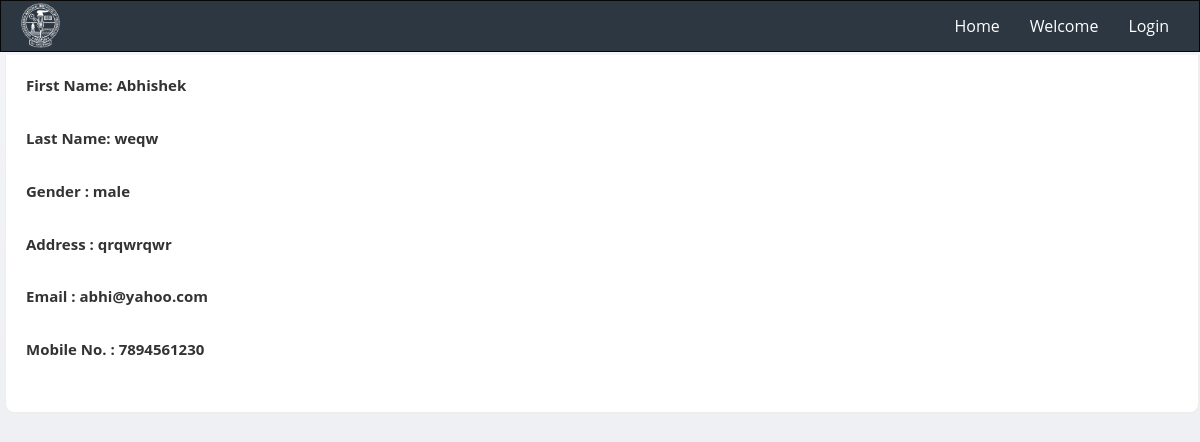
Page /dashboard/view_appl/6/ on the committed database.
### dashboard/models.py (models this page shows, shortened)
class Applications(models.Model):
    TITLES = {
        ('Mr', 'Mr.'),
        ('Ms', 'Ms.'),
        ('Mrs', 'Mrs.'),
    }
    GENDER = {
        ('male', 'Male'),
        ('female', 'Female'),
    }
    title = models.CharField(max_length=4, choices=TITLES)
    f_name = models.CharField(max_length=100)
    m_name = models.CharField(max_length=100)
    l_name = models.CharField(max_length=100)
    gender = models.CharField(max_length=4, choices=GENDER)
    dob = models.DateField(max_length=10)
    email = models.EmailField(max_length=100)
    mobile = models.IntegerField()
    address = models.CharField(max_length=250)
    city = models.CharField(max_length=50)
    state = models.CharField(max_length=50)
    country = models.CharField(max_length=50)
    zip = models.IntegerField()
    company = models.ForeignKey(Companies, null=True, unique=False)
    user = models.ForeignKey(MyUser, null=True, unique=False)

### dashboard/views.py (the view)
# urls.py: url(r'^view_appl/(?P<app_id>[0-9]+)/$', views.view_appl, name='view_appl'),
def view_appl(request, app_id):
    application = Applications.objects.get(pk=app_id)
    context = {
        'management_companies': Companies.objects.filter(company_type='Management'),
        'it_companies': Companies.objects.filter(company_type='IT'),
        'core_companies': Companies.objects.filter(company_type='Core'),
        'title': application.title,
        'f_name': application.f_name,
        'm_name': application.m_name,
        'l_name': application.l_name,
        'gender': application.gender,
        'dob': application.dob,
        'email': application.email,
        'mob_no': application.mobile,
        'address': application.address,
        'city': application.city,
        'state': application.state,
        'country': application.country,
        'zip': application.zip,
    }
    return render(request, 'dashboard/app.html', context)

### dashboard/templates/dashboard/app.html (shortened to what this page needs)
{% extends 'admn/base.html' %}
{% block content %}
    <div class="content-box-large box-with-header" id="info">
        <p><b>First Name: {{ f_name }}</b></p>
        <br>
        <p><b>Last Name: {{ l_name }}</b></p>
        <br>
        <p><b>Gender : {{ gender }}</b></p>
        <br>
        <p><b>Address : {{ address }}</b></p>
        <br>
        <p><b>Email : {{ email }}</b></p>
        <br>
        <p><b>Mobile No. : {{ mob_no }}</b></p>
        <br>
    </div>
{% endblock %}

### admn/static/admn/css/styles.css (style rules this page uses)
body,html { overflow-x: hidden; width: 100%; }
body { font-family: 'Open Sans', sans-serif; background-color: #f7f7f7; position: relative; margin: 0px; font-size: 12px; padding: 0px; }
#info { font-size: 15px; margin-top: 3px; margin-bottom: 0; margin-left: 5px; }
.content-box, .content-box-large { margin-bottom:30px; background:#fff; border-radius:10px; padding:10px; border-left:1px solid #eee; border-top:1px solid #eee; border-right:2px solid #eee; border-bottom:2px solid #eee; }
.content-box-large { padding: 20px; }
.box-with-header { border-top: none; border-top-left-radius:0px; border-top-right-radius:0px; }
.login-bg { background: rgba(255, 255, 255, 0); background: -webkit-linear-gradient(rgba(255, 255, 255, 0.3), rgba(255, 255, 255, 0)); background: -moz-linear-gradient(rgba(255, 255, 255, 0.3), rgba(255, 255, 255, 0)); background: -ms-linear-gradient(rgba(255, 255, 255, 0.3), rgba(255, 255, 255, 0)); background: -o-linear-gradient(rgba(255, 255, 255, 0.3), rgba(255, 255, 255, 0)); background: linear-gradient(rgba(255, 255, 255, 0.3), rgba(255, 255, 255, 0)); background-color: #eff0f3; background-repeat: no-repeat; height: 100%; }
body { background-color: #eff0f3; }

### rows in the picture
Applications: f_name "Abhishek", l_name "weqw", gender "male", address "qrqwrqwr", email "abhi@yahoo.com"

### other values in the picture
{{ mob_no }} "7894561230"
